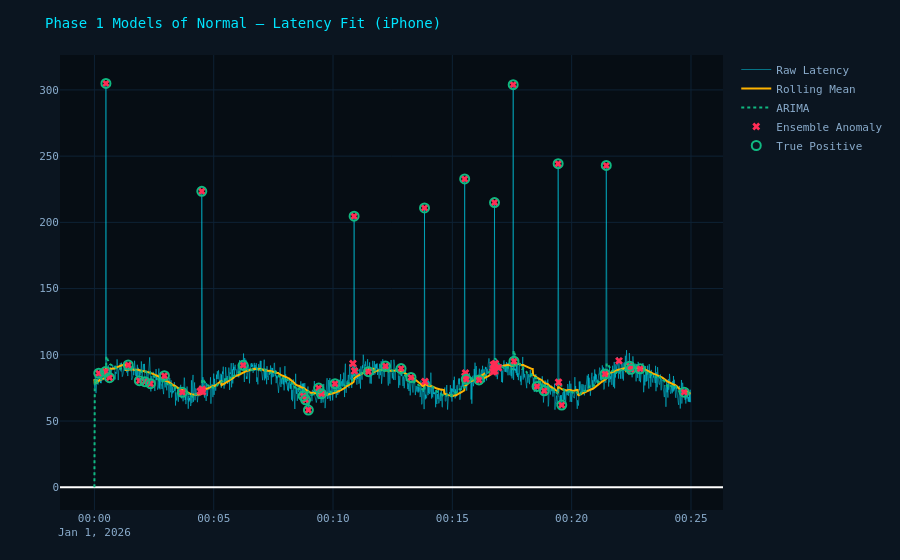

The cell this chart's notebook holds for it:
### Code cell
# ── Plot 1: Multi-Model Fit — Latency Timeline ───────────────────────────────
dev  = "iPhone"
sub  = df[df["device"] == dev].iloc[:1500].copy()

fig1 = go.Figure()
fig1.add_trace(go.Scatter(x=sub["timestamp"], y=sub["latency"],
    mode="lines", name="Raw Latency",
    line=dict(color=PALETTE["cyan"], width=1), opacity=0.45))
fig1.add_trace(go.Scatter(x=sub["timestamp"], y=sub["rm_pred_latency"],
    mode="lines", name="Rolling Mean",
    line=dict(color=PALETTE["amber"], width=2)))
if "arima_pred_latency" in sub.columns:
    fig1.add_trace(go.Scatter(x=sub["timestamp"], y=sub["arima_pred_latency"],
        mode="lines", name="ARIMA",
        line=dict(color=PALETTE["green"], width=2, dash="dot")))
# Anomaly overlays
det = sub[sub["final_anomaly"] == 1]
fig1.add_trace(go.Scatter(x=det["timestamp"], y=det["latency"],
    mode="markers", name="Ensemble Anomaly",
    marker=dict(color=PALETTE["red"], size=7, symbol="x")))
tp = sub[(sub["final_anomaly"]==1) & (sub["anomaly_label"]==1)]
fig1.add_trace(go.Scatter(x=tp["timestamp"], y=tp["latency"],
    mode="markers", name="True Positive",
    marker=dict(color=PALETTE["green"], size=9, symbol="circle-open", line=dict(width=2))))
fig1 = _layout(fig1, "Phase 1 Models of Normal — Latency Fit (iPhone)")
fig1.show()
